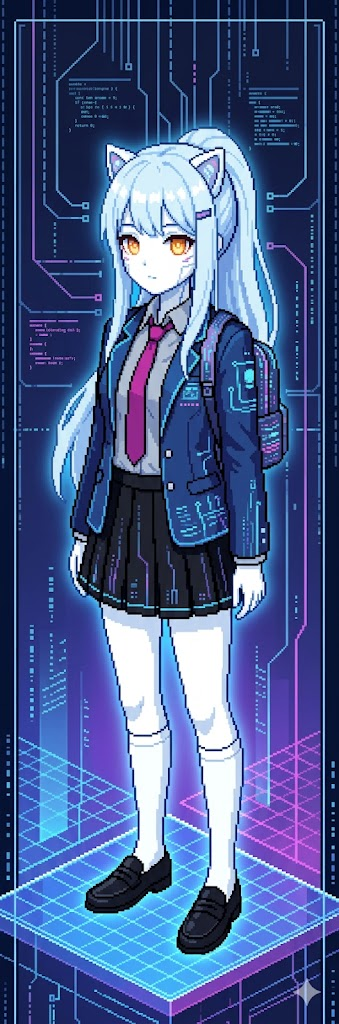
#> input picture angela_01.jpg, 339 x 1024 px, found by its file name
$ python sprite_converter.py
#> lines starting #> are read from the running program, lines starting #| are printed output that depends on the picture; after the words box and inside, x2 and y2 are one past the last pixel; in counts of white or black regions, pixels touching at a corner belong together
import cv2
import numpy as np
from PIL import Image


class SpriteConverter:
    """
    將圖片轉化為 Angela DNA 矩陣
    """

    def convert(self, image_path):
        # 讀取影像
        img = cv2.imread(image_path)
#> img is the input picture: shape (1024, 339, 3); mean B, G, R 141.6, 91.7, 72.8
        if img is None:
            raise ValueError("無法讀取圖片")

        # GrabCut 摳圖 (去背)
        mask = np.zeros(img.shape[:2], np.uint8)
        bgdModel = np.zeros((1, 65), np.float64)
        fgdModel = np.zeros((1, 65), np.float64)

        # 假設 Angela 大致在畫面中心
        rect = (10, 10, img.shape[1] - 20, img.shape[0] - 20)
#> rect = (10, 10, 319, 1004)
        cv2.grabCut(img, mask, rect, bgdModel, fgdModel, 5, cv2.GC_INIT_WITH_RECT)
        mask2 = np.where((mask == 2) | (mask == 0), 0, 1).astype("uint8")
        img = img * mask2[:, :, np.newaxis]
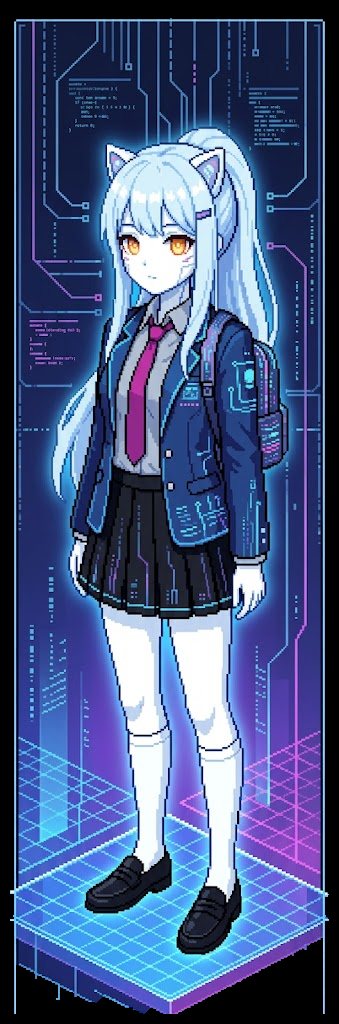
#> img: shape (1024, 339, 3); mean B, G, R 132.2, 87.7, 70.4

        # 縮放至 128x384
        img_resized = cv2.resize(img, (128, 384))
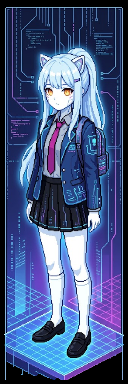
#> img_resized: shape (384, 128, 3); mean B, G, R 132.8, 88.2, 70.8

        # 轉化為我們的 DNA 矩陣 (簡單版色彩量化)
        dna_matrix = np.zeros((384, 128), dtype=np.uint8)
        # 此處僅作為示範：將影像灰度映射到我們的圖層
        gray = cv2.cvtColor(img_resized, cv2.COLOR_BGR2GRAY)
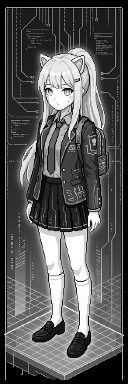
#> gray: shape (384, 128); min 0, max 255, mean 88.1
        dna_matrix = (gray > 50).astype(np.uint8) * 1  # 1為皮膚/主體
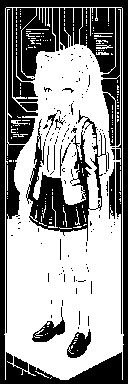
#> dna_matrix: shape (384, 128); values 0 (black) and 1 (white), 58.4% white; 135 black regions (119 under 20 px), largest, box (x1, y1, x2, y2) and area: (0, 0, 128, 384) 12855, (26, 110, 108, 241) 3212, (13, 8, 55, 102) 2475

        return dna_matrix


if __name__ == "__main__":
    converter = SpriteConverter()
    # Image lives in <repo>/resources/ (moved there by the root-cleanup commit);
    # the old `../..` pointed at the repo root and cv2.imread returned None,
    # which surfaced as `ValueError: 無法讀取圖片` (audit 2026-10-12).
    import os

    _dir = os.path.dirname(os.path.abspath(__file__))
    _img = os.path.join(_dir, "..", "..", "resources", "angela_01.jpg")
    dna = converter.convert(_img)
    np.save("angela_dna_v1.npy", dna)
    print("Angela 已完成像素化轉換。")
